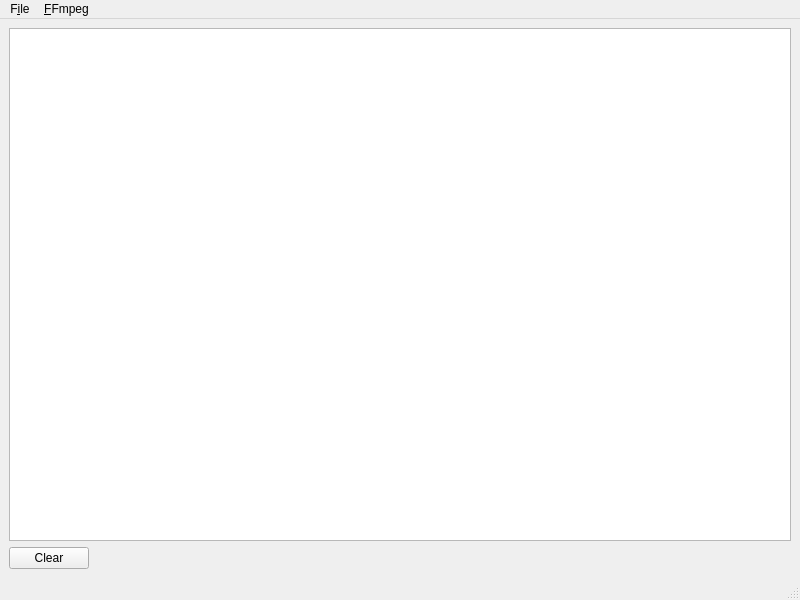
<?xml version="1.0" encoding="UTF-8"?>
<ui version="4.0">
 <class>FFMainWindow</class>
 <widget class="QMainWindow" name="FFMainWindow">
  <property name="geometry">
   <rect>
    <x>0</x>
    <y>0</y>
    <width>800</width>
    <height>600</height>
   </rect>
  </property>
  <property name="windowTitle">
   <string>MainWindow</string>
  </property>
  <widget class="QWidget" name="centralwidget">
   <layout class="QVBoxLayout" name="verticalLayout">
    <item>
     <widget class="QPlainTextEdit" name="output">
      <property name="readOnly">
       <bool>true</bool>
      </property>
     </widget>
    </item>
    <item>
     <layout class="QHBoxLayout" name="horizontalLayout">
      <item>
       <widget class="QPushButton" name="clearOutput">
        <property name="text">
         <string>Clear</string>
        </property>
       </widget>
      </item>
      <item>
       <spacer name="horizontalSpacer">
        <property name="orientation">
         <enum>Qt::Horizontal</enum>
        </property>
        <property name="sizeHint" stdset="0">
         <size>
          <width>40</width>
          <height>20</height>
         </size>
        </property>
       </spacer>
      </item>
     </layout>
    </item>
   </layout>
  </widget>
  <widget class="QMenuBar" name="menubar">
   <property name="geometry">
    <rect>
     <x>0</x>
     <y>0</y>
     <width>800</width>
     <height>20</height>
    </rect>
   </property>
   <widget class="QMenu" name="menuFile">
    <property name="title">
     <string>F&amp;ile</string>
    </property>
    <addaction name="action_Open"/>
    <addaction name="actionOpen_Stream"/>
   </widget>
   <widget class="QMenu" name="menu_FFmpeg">
    <property name="title">
     <string>&amp;FFmpeg</string>
    </property>
    <addaction name="action_Init"/>
    <addaction name="action_Stop"/>
    <addaction name="actionEncode"/>
    <addaction name="actionSend_to_audio"/>
   </widget>
   <addaction name="menuFile"/>
   <addaction name="menu_FFmpeg"/>
  </widget>
  <widget class="QStatusBar" name="statusbar"/>
  <action name="action_Init">
   <property name="text">
    <string>&amp;Init</string>
   </property>
  </action>
  <action name="action_Open">
   <property name="text">
    <string>&amp;Open...</string>
   </property>
  </action>
  <action name="action_Stop">
   <property name="text">
    <string>&amp;Stop</string>
   </property>
  </action>
  <action name="actionEncode">
   <property name="checkable">
    <bool>true</bool>
   </property>
   <property name="text">
    <string>Encode</string>
   </property>
  </action>
  <action name="actionSend_to_audio">
   <property name="checkable">
    <bool>true</bool>
   </property>
   <property name="text">
    <string>Send to audio</string>
   </property>
  </action>
  <action name="actionOpen_Stream">
   <property name="text">
    <string>Open Stream</string>
   </property>
  </action>
 </widget>
 <resources/>
 <connections/>
</ui>
